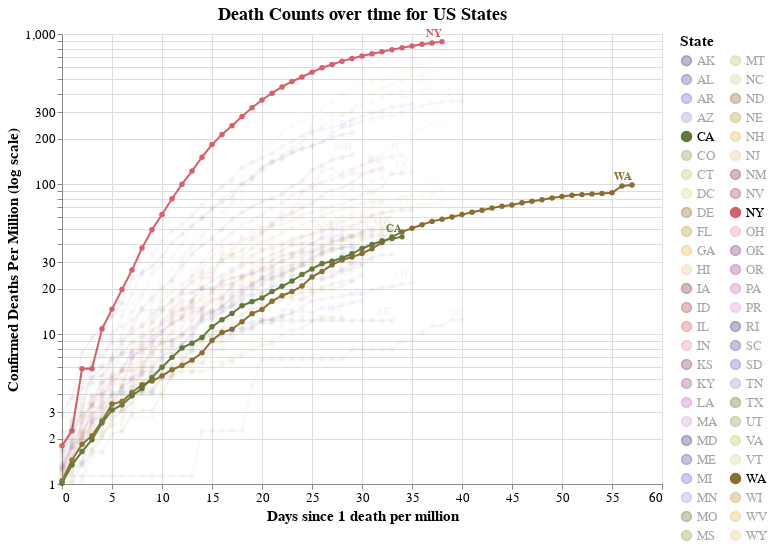

The cell this chart's notebook holds for it:
### Code cell
#hide_input
make_death_chart_per_capita(['US'])

### Figure 1 — Vega-Lite specification as saved in the notebook (floating-point values rounded to 4 significant figures; data arrays with more than 128 entries replaced by an {"elided": "..."} marker saying what was removed)
{"config": {"view": {"continuousWidth": 400, "continuousHeight": 300}, "axis": {"labelFontSize": 13, "titleFontSize": 15}, "legend": {"labelFontSize": 13, "titleFontSize": 15}, "title": {"fontSize": 18}}, "layer": [{"mark": {"type": "line", "point": true}, "encoding": {"color": {"type": "nominal", "field": "State", "legend": {"columns": 2, "symbolLimit": 57}, "scale": {"scheme": "category20b"}}, "opacity": {"condition": {"value": 1, "selection": "selector004"}, "value": 0.05}, "tooltip": [{"type": "temporal", "field": "date"}, {"type": "nominal", "field": "State"}, {"type": "quantitative", "field": "Confirmed Cases"}, {"type": "quantitative", "field": "Confirmed Deaths"}, {"type": "quantitative", "field": "population"}, {"type": "quantitative", "field": "deaths_per_m"}, {"type": "quantitative", "field": "cases_per_m"}, {"type": "quantitative", "field": "Days since 100 cases"}, {"type": "quantitative", "field": "Days since first death"}], "x": {"type": "quantitative", "field": "Days since 1 death per million"}, "y": {"type": "quantitative", "field": "deaths_per_m", "scale": {"type": "log"}, "title": "Confirmed Deaths Per Million (log scale)"}}, "height": 450, "selection": {"selector004": {"type": "multi", "fields": ["State"], "bind": "legend", "init": [{"State": "US"}, {"State": "CA"}, {"State": "WA"}, {"State": "NY"}]}}, "width": 600}, {"mark": {"type": "text", "align": "right", "dy": -8, "fontWeight": "bold"}, "encoding": {"color": {"type": "nominal", "field": "State", "legend": {"columns": 2, "symbolLimit": 57}, "scale": {"scheme": "category20b"}}, "opacity": {"condition": {"value": 1, "selection": "selector004"}, "value": 0.05}, "text": {"type": "nominal", "field": "State"}, "tooltip": [{"type": "temporal", "field": "date"}, {"type": "nominal", "field": "State"}, {"type": "quantitative", "field": "Confirmed Cases"}, {"type": "quantitative", "field": "Confirmed Deaths"}, {"type": "quantitative", "field": "population"}, {"type": "quantitative", "field": "deaths_per_m"}, {"type": "quantitative", "field": "cases_per_m"}, {"type": "quantitative", "field": "Days since 100 cases"}, {"type": "quantitative", "field": "Days since first death"}], "x": {"type": "quantitative", "field": "Days since 1 death per million"}, "y": {"type": "quantitative", "field": "deaths_per_m", "scale": {"type": "log"}, "title": "Confirmed Deaths Per Million (log scale)"}}, "height": 450, "transform": [{"filter": "(datum['date'] >= 1587945600000)"}], "width": 600}], "data": {"name": "data-5d11a149589d41381e82058d9db54493"}, "title": "Death Counts over time for US States", "$schema": "https://vega.github.io/schema/vega-lite/v4.8.1.json", "datasets": {"data-5d11a149589d41381e82058d9db54493": {"elided": "1734 records"}}}
